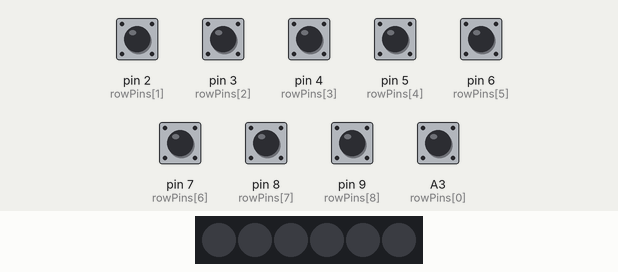
A sketch run on a simulated Arduino Uno, built with avr-gcc and run on an emulated ATmega328P. On the bench: 6 RGB LEDs in strip order, left to right. The inputs (shaded band) are chosen by the test bench; at power-on: A3 (rowPins[0]), pin 2 (rowPins[1]), pin 3 (rowPins[2]), pin 4 (rowPins[3]), pin 5 (rowPins[4]), pin 6 (rowPins[5]), pin 7 (rowPins[6]), pin 8 (rowPins[7]), pin 9 (rowPins[8]) HIGH.

Above: at 1.2 s.
1.3 s: pin 2 (rowPins[1]) pulled LOW for 0.15 s
At 1.38 s:
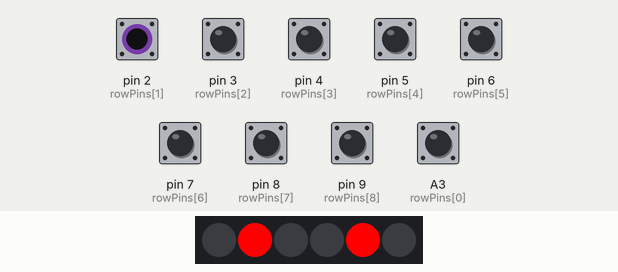
2.9 s: pin 4 (rowPins[3]) pulled LOW for 0.15 s
At 2.97 s:
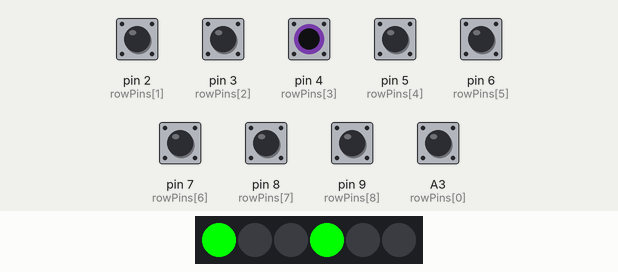
4.5 s: pin 7 (rowPins[6]) pulled LOW for 0.15 s
At 4.57 s:
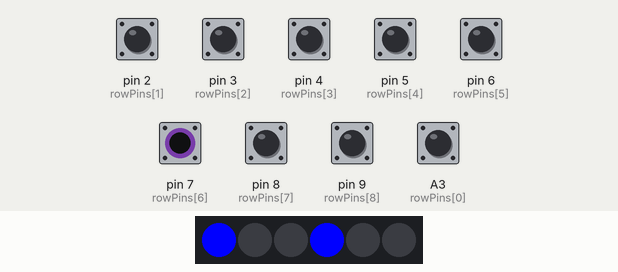
6.1 s: pin 3 (rowPins[2]) pulled LOW for 0.15 s
At 6.17 s:
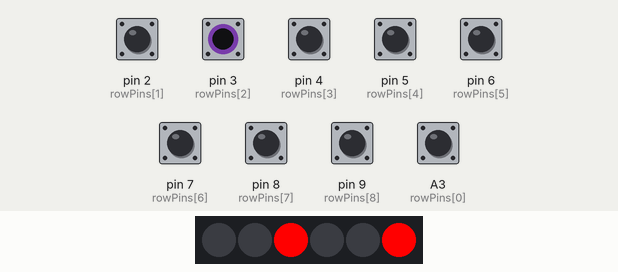
7.7 s: pin 5 (rowPins[4]) pulled LOW for 0.15 s
At 7.77 s:
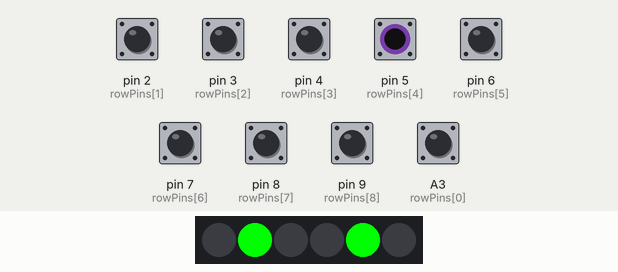
9.3 s: pin 6 (rowPins[5]) pulled LOW for 0.15 s
At 9.37 s:
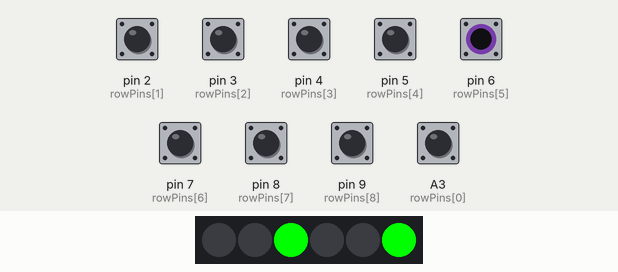
Timing chart, 0 to 11.9 s (numbered marks = the images above; inputs shaded):
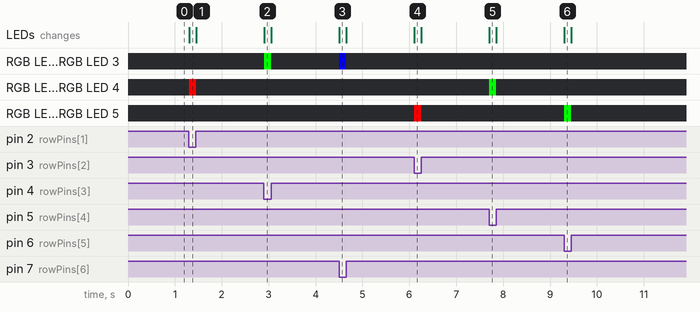

The sketch:

beacon_custom.ino
```cpp
#include <Adafruit_NeoPixel.h>
#ifdef __AVR__
  #include <avr/power.h>
#endif

const uint8_t LED_PIN = 10;
const uint8_t NUM_LEDS = 6;

// Parameter 1 = number of pixels in strip
// Parameter 2 = Arduino pin number (most are valid)
// Parameter 3 = pixel type flags, add together as needed:
//   NEO_KHZ800  800 KHz bitstream (most NeoPixel products w/WS2812 LEDs)
//   NEO_KHZ400  400 KHz (classic 'v1' (not v2) FLORA pixels, WS2811 drivers)
//   NEO_GRB     Pixels are wired for GRB bitstream (most NeoPixel products)
//   NEO_RGB     Pixels are wired for RGB bitstream (v1 FLORA pixels, not v2)
//   NEO_RGBW    Pixels are wired for RGBW bitstream (NeoPixel RGBW products)
Adafruit_NeoPixel strip = Adafruit_NeoPixel(NUM_LEDS, LED_PIN, NEO_GRB + NEO_KHZ800);

// IMPORTANT: To reduce NeoPixel burnout risk, add 1000 uF capacitor across
// pixel power leads, add 300 - 500 Ohm resistor on first pixel's data input
// and minimize distance between Arduino and first pixel.  Avoid connecting
// on a live circuit...if you must, connect GND first.

const uint8_t NUM_ROWS = 9;
const uint8_t NUM_COLS = 2;
const uint8_t NUM_BUTTONS = NUM_ROWS * NUM_COLS;


uint8_t buttons[18] = {0};
const uint8_t rowPins[9] = {A3, 2, 3, 4, 5, 6, 7, 8, 9};
const uint8_t colPins[2] = {A5, A4};

void setup() {
//  Serial.begin(9600);
  for(int i=0; i<NUM_ROWS; i++){
    pinMode(rowPins[i], INPUT_PULLUP);
  }
  for(int i=0; i<NUM_COLS; i++){
    pinMode(colPins[i], OUTPUT);
  }
  strip.begin();
  strip.setBrightness(255);
//  strip.show(); // Initialize all pixels to 'off'
}

void loop() {
  readButtons();
  for(int i=0; i<NUM_LEDS; i++){
    if(i<NUM_LEDS/2){
      strip.setPixelColor(i, 255*buttons[i], 255*buttons[i+NUM_LEDS/2], 255*buttons[i+NUM_LEDS]);
    } else {
      strip.setPixelColor(i, 255*buttons[i+NUM_LEDS], 255*buttons[i+NUM_LEDS*3/2], 255*buttons[i+NUM_LEDS*2]);
    }
  }
  strip.show();
  delay(5);
}

void readButtons(){
  digitalWrite(colPins[0], LOW);
  digitalWrite(colPins[1], HIGH);
  for(int i=0; i<NUM_ROWS; i++){
    buttons[i] = !digitalRead(rowPins[i]);
  }
  digitalWrite(colPins[0], HIGH);
  digitalWrite(colPins[1], LOW);
  for(int i=0; i<NUM_ROWS; i++){
    buttons[NUM_ROWS + i] = !digitalRead(rowPins[i]);
  }
}
```

Measured:
- after the input at 1.3 s, RGB LED 1, RGB LED 4: off → RGB(255, 0, 0) at once, → off 0.15 s later; the LEDs: change at once (image 1)
- after the input at 2.9 s, RGB LED 0, RGB LED 3: off → RGB(0, 255, 0) at once, → off 0.15 s later; the LEDs: change at once (image 2)
- after the input at 4.5 s, RGB LED 0, RGB LED 3: off → RGB(0, 0, 255) at once, → off 0.15 s later; the LEDs: change at once (image 3)
- after the input at 6.1 s, RGB LED 2, RGB LED 5: off → RGB(255, 0, 0) at once, → off 0.15 s later; the LEDs: change at once (image 4)
- after the input at 7.7 s, RGB LED 1, RGB LED 4: off → RGB(0, 255, 0) at once, → off 0.15 s later; the LEDs: change at once (image 5)
- after the input at 9.3 s, RGB LED 2, RGB LED 5: off → RGB(0, 255, 0) at once, → off 0.15 s later; the LEDs: change at once (image 6)
